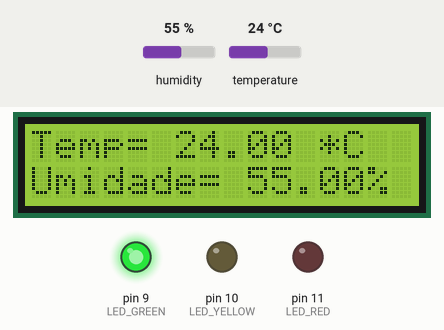
The sketch below on a simulated Arduino Uno, built with avr-gcc and run on an emulated ATmega328P. On the bench: 16×2 character LCD, output pins drawn as LEDs (lit = HIGH). Inputs (shaded band) come from the test bench; at power-on: humidity 55 %, temperature 24 °C. What the sketch prints to the serial monitor is not drawn.

Above: at 1.2 s.
1.3 s: humidity set to 51 %
At 3.7 s:
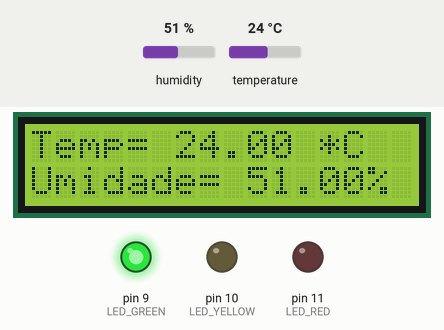
7.6 s: humidity set to 48 %
At 10.6 s:
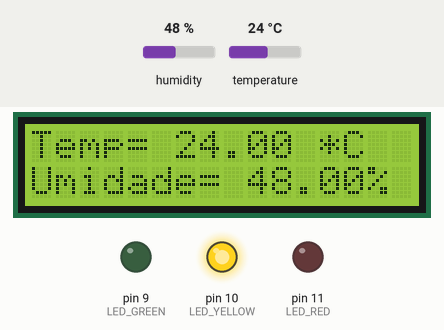
15.4 s: humidity set to 17 %
At 18.5 s:
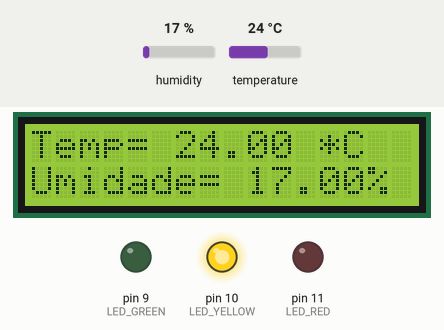
22.7 s: humidity set to 14 %
At 25.4 s:
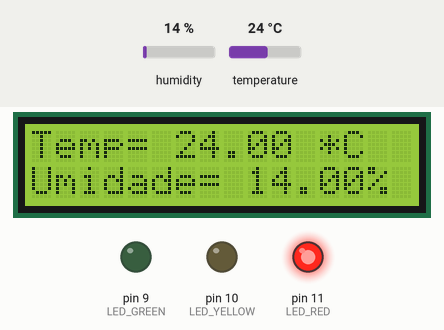
30.5 s: temperature set to 12 °C
At 34.5 s:
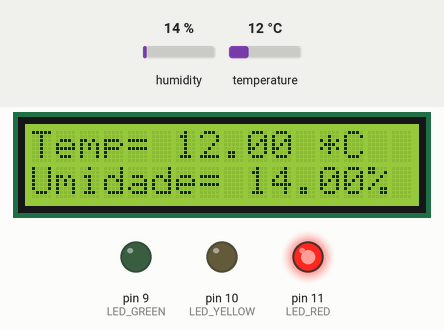
Timing chart, 0 to 36.0 s (numbered marks = the images above; inputs shaded):
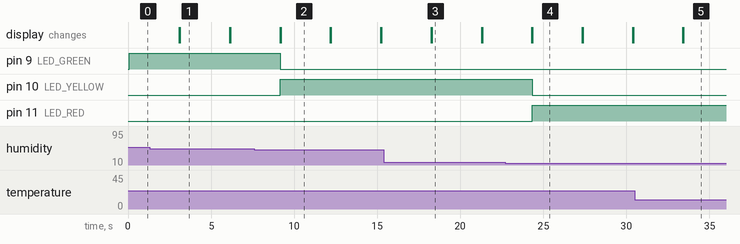

Measured:
- the behaviour switches between 50 and 49 % on humidity (found by bisection; images 1 and 2)
- the behaviour switches between 16 and 15 % on humidity (found by bisection; images 3 and 4)
- after the input at 1.3 s, the display: first differs from a run without the input after 1.8 s (image 1)
- after the input at 7.6 s, pin 9 (LED_GREEN): HIGH → LOW after 1.6 s; pin 10 (LED_YELLOW): LOW → HIGH after 1.6 s; the display: first differs from a run without the input after 1.6 s (image 2)
- after the input at 15.4 s, the display: first differs from a run without the input after 2.9 s (image 3)
- after the input at 22.7 s, pin 10 (LED_YELLOW): HIGH → LOW after 1.6 s; pin 11 (LED_RED): LOW → HIGH after 1.6 s; the display: first differs from a run without the input after 1.6 s (image 4)
- after the input at 30.5 s, the display: first differs from a run without the input after 2.9 s (image 5)

The sketch:

TempHumidityMonitor.ino
```cpp
//Author: Igor Scherer
//Date: 20/01/2024

//O seguinte codigo faaz a leitura de um sensor de temperatura e umidade do ar e mostra o resultado em uma tela lcd de 16 pinos
//This code reads the temperature and humidity using the DHT11 sensor and displays it on an 16 pin lcd screen


#include <DHT.h>
#include <LiquidCrystal.h>

#define DHTPIN 8
#define DHTTYPE DHT11
 #define LED_GREEN 9
 #define LED_YELLOW 10
 #define LED_RED 11

DHT dht(DHTPIN, DHTTYPE); //Setting the pins of the DHT sensor
LiquidCrystal lcd(3, 2, 4, 5, 6, 7);//Setting the pins of the lcd screen

void setup(){
  lcd.begin(16, 2); //Inicialize the lcd screen setting the ammount of columns and rows in sequence
  dht.begin(); //Inicialize the DHT sensor
  pinMode(LED_GREEN, OUTPUT);
  pinMode(LED_YELLOW, OUTPUT);
  pinMode(LED_RED, OUTPUT);

  Serial.begin(9600); //This can be deleted if you dont want to check the temperature and humidity on serial monitor
}

void loop(){
    float t = dht.readTemperature();
    float h = dht.readHumidity();
    if(h >= 50){
      digitalWrite(LED_GREEN, HIGH);
      digitalWrite(LED_YELLOW, LOW);
      digitalWrite(LED_RED, LOW);
    }
    else if(h >= 16 && h <= 49){
      digitalWrite(LED_GREEN, LOW);
      digitalWrite(LED_YELLOW, HIGH);
      digitalWrite(LED_RED, LOW);
    }
    else if(h <= 15){
      digitalWrite(LED_GREEN, LOW);
      digitalWrite(LED_YELLOW, LOW);
      digitalWrite(LED_RED, HIGH);
    }
    Serial.print("Temperatura = ");
    Serial.print(t);
    Serial.print(" *C ");
    Serial.print("       Umidade = ");
    Serial.print(h);
    Serial.println(" % ");
    lcd.setCursor(0,0);
    lcd.print("Temp= ");
    lcd.print(t);
    lcd.print(" *C");
    lcd.setCursor(0,1);
    lcd.print("Umidade= ");
    lcd.print(h);
    lcd.print("%");
    delay(3000);
    lcd.clear();
}
```
